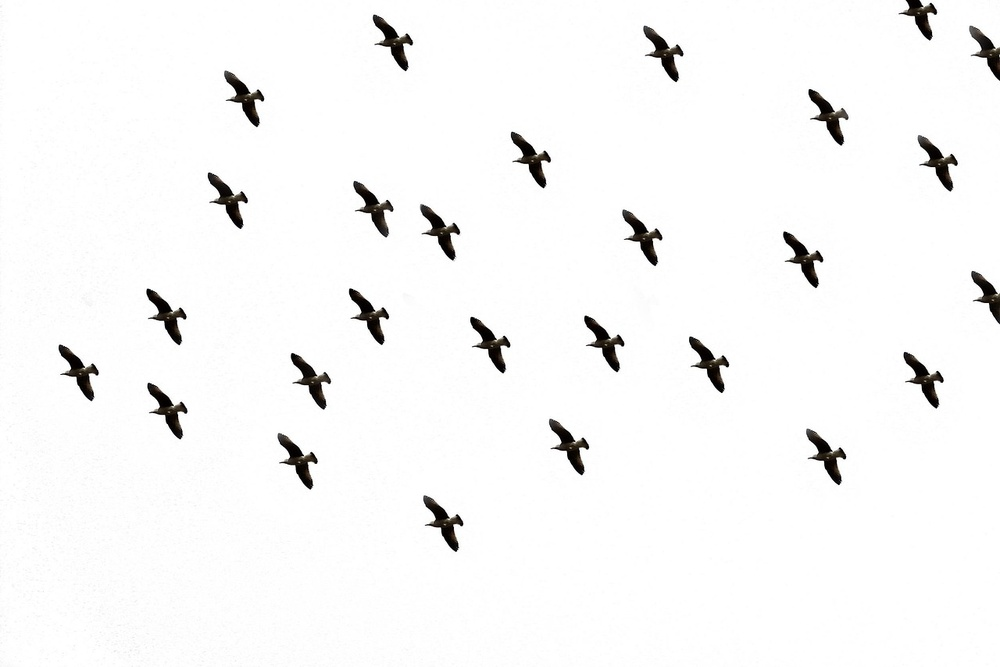
#> input picture imgs/birds.jpg, 1000 x 667 px, shrunk from 1280 x 854 before the run
$ python -i filters_app.py   (imports and definitions only)
#> lines starting #> are read from the running program, lines starting #| are printed output that depends on the picture; after the words box and inside, x2 and y2 are one past the last pixel; in counts of white or black regions, pixels touching at a corner belong together
#> further down, picture is the input picture: shape (667, 1000, 3); mean B, G, R 246.8, 246.9, 247.1
'''Idea: To create a instagram style photo filter in OpenCV
4 EFFECTS WE'RE PROVIDING
    # Gray
    # Sepia
    # Negative
    # Cartoon
    # Blur'''

import cv2
import numpy as np
import streamlit as st

class effects:
    def __init__(self):
        pass

    def gray(self, img):
        return cv2.cvtColor(img, cv2.COLOR_BGR2GRAY)

    # [8 lines left out: function serpia, not called in this run]

    def negative(self, img):

        return cv2.bitwise_not(img)

    def cartoon(self, img):

        gray = self.gray(img)
        gray = cv2.medianBlur(gray, 5)
        edges = cv2.adaptiveThreshold(gray, 255, cv2.ADAPTIVE_THRESH_GAUSSIAN_C, cv2.THRESH_BINARY, 9, 9)
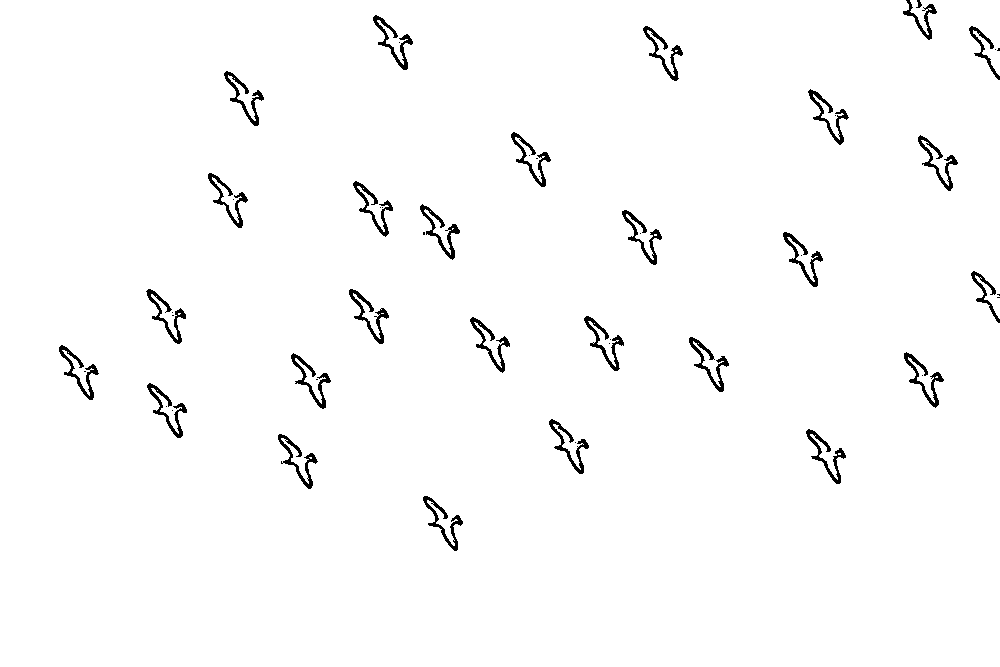
#> edges: shape (667, 1000); 98.1% white; 53 black regions (25 under 20 px), largest, box (x1, y1, x2, y2) and area: (349, 289, 389, 344) 507, (689, 337, 729, 392) 499, (904, 352, 944, 408) 498
        color = cv2.bilateralFilter(img, 9, 250, 250)
        cartoon = cv2.bitwise_and(color, color, mask=edges)
        return cartoon

    def blur(self, img):

        return cv2.blur(img, (20,20), 0)


# [62 lines left out: functions main, st_main, not called in this run]


# [2 lines not run here, left out]

>>> import cv2
>>> picture = cv2.imread('../../imgs/birds.jpg')
>>> result = effects().cartoon(picture)
